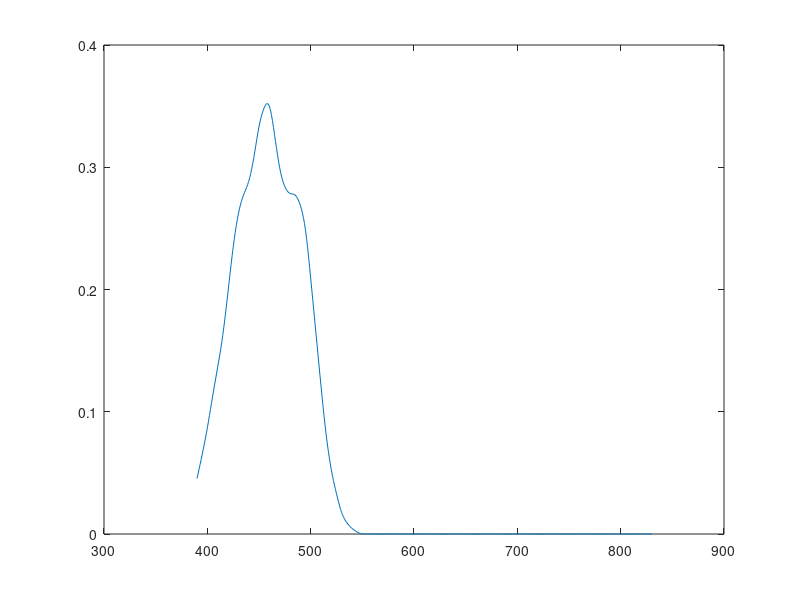

Reproduce this figure in MATLAB. (Note: this script raises an error after producing the figure.)
% Script showing how the macular pigment data were saved
%
% Copyright ImagEval Consultants, LLC, 2005.

% Here are the data from the Stockman site
density = [ ...
    390, 0.04533; ...
    391, 0.04918; ...
    392, 0.05304; ...
    393, 0.05693; ...
    394, 0.06087; ...
    395, 0.06489; ...
    396, 0.06900; ...
    397, 0.07322; ...
    398, 0.07758; ...
    399, 0.08210; ...
    400, 0.08680; ...
    401, 0.09168; ...
    402, 0.09670; ...
    403, 0.10180; ...
    404, 0.10692; ...
    405, 0.11200; ...
    406, 0.11699; ...
    407, 0.12192; ...
    408, 0.12679; ...
    409, 0.13164; ...
    410, 0.13650; ...
    411, 0.14140; ...
    412, 0.14642; ...
    413, 0.15165; ...
    414, 0.15718; ...
    415, 0.16310; ...
    416, 0.16947; ...
    417, 0.17624; ...
    418, 0.18332; ...
    419, 0.19063; ...
    420, 0.19810; ...
    421, 0.20564; ...
    422, 0.21314; ...
    423, 0.22052; ...
    424, 0.22767; ...
    425, 0.23450; ...
    426, 0.24091; ...
    427, 0.24687; ...
    428, 0.25236; ...
    429, 0.25734; ...
    430, 0.26180; ...
    431, 0.26573; ...
    432, 0.26916; ...
    433, 0.27218; ...
    434, 0.27484; ...
    435, 0.27720; ...
    436, 0.27934; ...
    437, 0.28139; ...
    438, 0.28349; ...
    439, 0.28578; ...
    440, 0.28840; ...
    441, 0.29146; ...
    442, 0.29497; ...
    443, 0.29892; ...
    444, 0.30326; ...
    445, 0.30800; ...
    446, 0.31307; ...
    447, 0.31832; ...
    448, 0.32355; ...
    449, 0.32858; ...
    450, 0.33320; ...
    451, 0.33727; ...
    452, 0.34080; ...
    453, 0.34383; ...
    454, 0.34641; ...
    455, 0.34860; ...
    456, 0.35039; ...
    457, 0.35163; ...
    458, 0.35211; ...
    459, 0.35164; ...
    460, 0.35000; ...
    461, 0.34707; ...
    462, 0.34304; ...
    463, 0.33816; ...
    464, 0.33270; ...
    465, 0.32690; ...
    466, 0.32101; ...
    467, 0.31520; ...
    468, 0.30959; ...
    469, 0.30435; ...
    470, 0.29960; ...
    471, 0.29546; ...
    472, 0.29191; ...
    473, 0.28888; ...
    474, 0.28633; ...
    475, 0.28420; ...
    476, 0.28244; ...
    477, 0.28102; ...
    478, 0.27992; ...
    479, 0.27912; ...
    480, 0.27860; ...
    481, 0.27832; ...
    482, 0.27818; ...
    483, 0.27803; ...
    484, 0.27775; ...
    485, 0.27720; ...
    486, 0.27628; ...
    487, 0.27497; ...
    488, 0.27328; ...
    489, 0.27122; ...
    490, 0.26880; ...
    491, 0.26600; ...
    492, 0.26270; ...
    493, 0.25878; ...
    494, 0.25409; ...
    495, 0.24850; ...
    496, 0.24193; ...
    497, 0.23452; ...
    498, 0.22648; ...
    499, 0.21800; ...
    500, 0.20930; ...
    501, 0.20053; ...
    502, 0.19174; ...
    503, 0.18292; ...
    504, 0.17407; ...
    505, 0.16520; ...
    506, 0.15631; ...
    507, 0.14743; ...
    508, 0.13858; ...
    509, 0.12979; ...
    510, 0.12110; ...
    511, 0.11254; ...
    512, 0.10419; ...
    513, 0.09612; ...
    514, 0.08843; ...
    515, 0.08120; ...
    516, 0.07449; ...
    517, 0.06830; ...
    518, 0.06259; ...
    519, 0.05733; ...
    520, 0.05250; ...
    521, 0.04806; ...
    522, 0.04395; ...
    523, 0.04010; ...
    524, 0.03644; ...
    525, 0.03290; ...
    526, 0.02944; ...
    527, 0.02610; ...
    528, 0.02295; ...
    529, 0.02006; ...
    530, 0.01750; ...
    531, 0.01531; ...
    532, 0.01345; ...
    533, 0.01187; ...
    534, 0.01050; ...
    535, 0.00929; ...
    536, 0.00818; ...
    537, 0.00716; ...
    538, 0.00622; ...
    539, 0.00537; ...
    540, 0.00459; ...
    541, 0.00389; ...
    542, 0.00325; ...
    543, 0.00268; ...
    544, 0.00215; ...
    545, 0.00166; ...
    546, 0.00121; ...
    547, 0.00081; ...
    548, 0.00046; ...
    549, 0.00019; ...
    550, 0.00000; ...
    551, 0.00000; ...
    552, 0.00000; ...
    553, 0.00000; ...
    554, 0.00000; ...
    555, 0.00000; ...
    556, 0.00000; ...
    557, 0.00000; ...
    558, 0.00000; ...
    559, 0.00000; ...
    560, 0.00000; ...
    561, 0.00000; ...
    562, 0.00000; ...
    563, 0.00000; ...
    564, 0.00000; ...
    565, 0.00000; ...
    566, 0.00000; ...
    567, 0.00000; ...
    568, 0.00000; ...
    569, 0.00000; ...
    570, 0.00000; ...
    571, 0.00000; ...
    572, 0.00000; ...
    573, 0.00000; ...
    574, 0.00000; ...
    575, 0.00000; ...
    576, 0.00000; ...
    577, 0.00000; ...
    578, 0.00000; ...
    579, 0.00000; ...
    580, 0.00000; ...
    581, 0.00000; ...
    582, 0.00000; ...
    583, 0.00000; ...
    584, 0.00000; ...
    585, 0.00000; ...
    586, 0.00000; ...
    587, 0.00000; ...
    588, 0.00000; ...
    589, 0.00000; ...
    590, 0.00000; ...
    591, 0.00000; ...
    592, 0.00000; ...
    593, 0.00000; ...
    594, 0.00000; ...
    595, 0.00000; ...
    596, 0.00000; ...
    597, 0.00000; ...
    598, 0.00000; ...
    599, 0.00000; ...
    600, 0.00000; ...
    601, 0.00000; ...
    602, 0.00000; ...
    603, 0.00000; ...
    604, 0.00000; ...
    605, 0.00000; ...
    606, 0.00000; ...
    607, 0.00000; ...
    608, 0.00000; ...
    609, 0.00000; ...
    610, 0.00000; ...
    611, 0.00000; ...
    612, 0.00000; ...
    613, 0.00000; ...
    614, 0.00000; ...
    615, 0.00000; ...
    616, 0.00000; ...
    617, 0.00000; ...
    618, 0.00000; ...
    619, 0.00000; ...
    620, 0.00000; ...
    621, 0.00000; ...
    622, 0.00000; ...
    623, 0.00000; ...
    624, 0.00000; ...
    625, 0.00000; ...
    626, 0.00000; ...
    627, 0.00000; ...
    628, 0.00000; ...
    629, 0.00000; ...
    630, 0.00000; ...
    631, 0.00000; ...
    632, 0.00000; ...
    633, 0.00000; ...
    634, 0.00000; ...
    635, 0.00000; ...
    636, 0.00000; ...
    637, 0.00000; ...
    638, 0.00000; ...
    639, 0.00000; ...
    640, 0.00000; ...
    641, 0.00000; ...
    642, 0.00000; ...
    643, 0.00000; ...
    644, 0.00000; ...
    645, 0.00000; ...
    646, 0.00000; ...
    647, 0.00000; ...
    648, 0.00000; ...
    649, 0.00000; ...
    650, 0.00000; ...
    651, 0.00000; ...
    652, 0.00000; ...
    653, 0.00000; ...
    654, 0.00000; ...
    655, 0.00000; ...
    656, 0.00000; ...
    657, 0.00000; ...
    658, 0.00000; ...
    659, 0.00000; ...
    660, 0.00000; ...
    661, 0.00000; ...
    662, 0.00000; ...
    663, 0.00000; ...
    664, 0.00000; ...
    665, 0.00000; ...
    666, 0.00000; ...
    667, 0.00000; ...
    668, 0.00000; ...
    669, 0.00000; ...
    670, 0.00000; ...
    671, 0.00000; ...
    672, 0.00000; ...
    673, 0.00000; ...
    674, 0.00000; ...
    675, 0.00000; ...
    676, 0.00000; ...
    677, 0.00000; ...
    678, 0.00000; ...
    679, 0.00000; ...
    680, 0.00000; ...
    681, 0.00000; ...
    682, 0.00000; ...
    683, 0.00000; ...
    684, 0.00000; ...
    685, 0.00000; ...
    686, 0.00000; ...
    687, 0.00000; ...
    688, 0.00000; ...
    689, 0.00000; ...
    690, 0.00000; ...
    691, 0.00000; ...
    692, 0.00000; ...
    693, 0.00000; ...
    694, 0.00000; ...
    695, 0.00000; ...
    696, 0.00000; ...
    697, 0.00000; ...
    698, 0.00000; ...
    699, 0.00000; ...
    700, 0.00000; ...
    701, 0.00000; ...
    702, 0.00000; ...
    703, 0.00000; ...
    704, 0.00000; ...
    705, 0.00000; ...
    706, 0.00000; ...
    707, 0.00000; ...
    708, 0.00000; ...
    709, 0.00000; ...
    710, 0.00000; ...
    711, 0.00000; ...
    712, 0.00000; ...
    713, 0.00000; ...
    714, 0.00000; ...
    715, 0.00000; ...
    716, 0.00000; ...
    717, 0.00000; ...
    718, 0.00000; ...
    719, 0.00000; ...
    720, 0.00000; ...
    721, 0.00000; ...
    722, 0.00000; ...
    723, 0.00000; ...
    724, 0.00000; ...
    725, 0.00000; ...
    726, 0.00000; ...
    727, 0.00000; ...
    728, 0.00000; ...
    729, 0.00000; ...
    730, 0.00000; ...
    731, 0.00000; ...
    732, 0.00000; ...
    733, 0.00000; ...
    734, 0.00000; ...
    735, 0.00000; ...
    736, 0.00000; ...
    737, 0.00000; ...
    738, 0.00000; ...
    739, 0.00000; ...
    740, 0.00000; ...
    741, 0.00000; ...
    742, 0.00000; ...
    743, 0.00000; ...
    744, 0.00000; ...
    745, 0.00000; ...
    746, 0.00000; ...
    747, 0.00000; ...
    748, 0.00000; ...
    749, 0.00000; ...
    750, 0.00000; ...
    751, 0.00000; ...
    752, 0.00000; ...
    753, 0.00000; ...
    754, 0.00000; ...
    755, 0.00000; ...
    756, 0.00000; ...
    757, 0.00000; ...
    758, 0.00000; ...
    759, 0.00000; ...
    760, 0.00000; ...
    761, 0.00000; ...
    762, 0.00000; ...
    763, 0.00000; ...
    764, 0.00000; ...
    765, 0.00000; ...
    766, 0.00000; ...
    767, 0.00000; ...
    768, 0.00000; ...
    769, 0.00000; ...
    770, 0.00000; ...
    771, 0.00000; ...
    772, 0.00000; ...
    773, 0.00000; ...
    774, 0.00000; ...
    775, 0.00000; ...
    776, 0.00000; ...
    777, 0.00000; ...
    778, 0.00000; ...
    779, 0.00000; ...
    780, 0.00000; ...
    781, 0.00000; ...
    782, 0.00000; ...
    783, 0.00000; ...
    784, 0.00000; ...
    785, 0.00000; ...
    786, 0.00000; ...
    787, 0.00000; ...
    788, 0.00000; ...
    789, 0.00000; ...
    790, 0.00000; ...
    791, 0.00000; ...
    792, 0.00000; ...
    793, 0.00000; ...
    794, 0.00000; ...
    795, 0.00000; ...
    796, 0.00000; ...
    797, 0.00000; ...
    798, 0.00000; ...
    799, 0.00000; ...
    800, 0.00000; ...
    801, 0.00000; ...
    802, 0.00000; ...
    803, 0.00000; ...
    804, 0.00000; ...
    805, 0.00000; ...
    806, 0.00000; ...
    807, 0.00000; ...
    808, 0.00000; ...
    809, 0.00000; ...
    810, 0.00000; ...
    811, 0.00000; ...
    812, 0.00000; ...
    813, 0.00000; ...
    814, 0.00000; ...
    815, 0.00000; ...
    816, 0.00000; ...
    817, 0.00000; ...
    818, 0.00000; ...
    819, 0.00000; ...
    820, 0.00000; ...
    821, 0.00000; ...
    822, 0.00000; ...
    823, 0.00000; ...
    824, 0.00000; ...
    825, 0.00000; ...
    826, 0.00000; ...
    827, 0.00000; ...
    828, 0.00000; ...
    829, 0.00000; ...
    830, 0.00000];
comment = 'Use macular function to interpret these data.  They are from http://vision.ucsd.edu/ ; Stockman, Sharpe and Fach (1999) adopted this macular density spectrum, which is on measurements provided by Bone.';
wavelength = density(:, 1);
data = density(:, 2);

% Check the data
plot(wavelength, data)

% Save 'em
curDir = pwd;
chdir([isetRootPath, filesep, 'data\human'])
ieSaveSpectralFile(wavelength, data, comment);
chdir(curDir);
